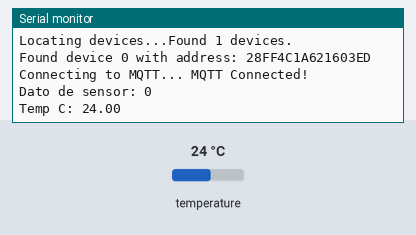
Recording of a sketch running on a simulated ESP8266 (NodeMCU). Shown: the last lines printed to the serial monitor. The inputs (shaded band) are chosen by the test bench; at power-on: temperature 24 °C. WiFi joins after 1.5 s; servers stay silent unless stated; no MQTT or app messages arrive unless stated.

Above: at 2.7 s.
2.8 s: temperature set to 12 °C
At 4.5 s:
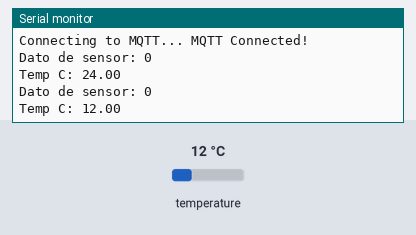
4.7 s: temperature set to 19 °C
At 5.6 s:
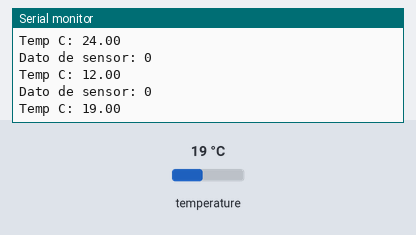
Timing chart, 0 to 7.7 s (numbered marks = the images above; inputs shaded):
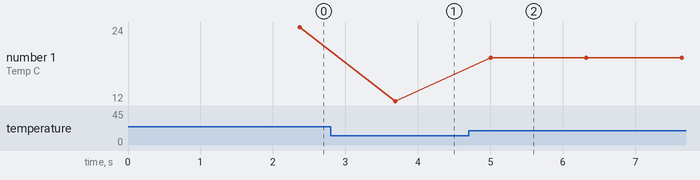

Measured:
- after the input at 2.8 s, the serial monitor: prints a new line after 0.89 s (image 1)
- after the input at 4.7 s, the serial monitor: prints a new line after 0.30 s (image 2)
- plotted number 1: 24 → 12 after the input at 2.8 s, 12 → 19 after the input at 4.7 s

The sketch:

ESP_SEN4_ADAF_V2.ino
```cpp
#include <OneWire.h>
#include <DallasTemperature.h>
#include <ESP8266WiFi.h>
//#include <WiFi.h>       //Si se quiere usar el esp32
#include <PubSubClient.h>

#include <WiFiClient.h>
#include "Adafruit_MQTT.h"
#include "Adafruit_MQTT_Client.h"

const char* ssid = "WiFi-Arnet-cg3e_2,4_EXT";       // wifi ssid
const char* password =  "l4p1c3r4.AZUL56";         // wifi password

unsigned long TiempoAnt;
int periodo = 120000;

/************************* DS18B20 Setup *********************************/

// Data wire is plugged TO GPIO 4
#define ONE_WIRE_BUS 2
// Setup a oneWire instance to communicate with any OneWire devices (not just Maxim/Dallas temperature ICs)
OneWire oneWire(ONE_WIRE_BUS);
// Pass our oneWire reference to Dallas Temperature.
DallasTemperature sensors(&oneWire);
// Number of temperature devices found
int numberOfDevices;
// We'll use this variable to store a found device address
DeviceAddress tempDeviceAddress;
char temp[15];
String strTemp = "";

/************************* Adafruit.io Setup *********************************/

#define AIO_SERVER      "io.adafruit.com" // io.adafruit.com   52.70.203.194
#define AIO_SERVERPORT  1883                   // use 8883 for SSL // 1883
#define AIO_USERNAME  "CUDAR"
#define AIO_KEY       "aio_Nawz95YkV3THMi0nrrnei0jocu0g"

/************ Global State (you don't need to change this!) ******************/

// Create an ESP8266 WiFiClient class to connect to the MQTT server.
WiFiClient client;

// Setup the MQTT client class by passing in the WiFi client and MQTT server and login details.
Adafruit_MQTT_Client mqtt(&client, AIO_SERVER, AIO_SERVERPORT, AIO_USERNAME, AIO_USERNAME, AIO_KEY);

/****************************** Feeds ***************************************/
// Notice MQTT paths for AIO follow the form: <username>/feeds/<feedname>
Adafruit_MQTT_Publish Temperatura_1 = Adafruit_MQTT_Publish(&mqtt, AIO_USERNAME "/feeds/Sensor_1");
Adafruit_MQTT_Publish Temperatura_2 = Adafruit_MQTT_Publish(&mqtt, AIO_USERNAME "/feeds/Sensor_2");
Adafruit_MQTT_Publish Temperatura_3 = Adafruit_MQTT_Publish(&mqtt, AIO_USERNAME "/feeds/Sensor_3");
Adafruit_MQTT_Publish Temperatura_4 = Adafruit_MQTT_Publish(&mqtt, AIO_USERNAME "/feeds/Sensor_4");

// Setup a feed called 'onoff' for subscribing to changes to the button
//Adafruit_MQTT_Subscribe salidaDigital = Adafruit_MQTT_Subscribe(&mqtt, AIO_USERNAME "/feeds/salidaDigital", MQTT_QOS_1);

void setup_wifi() {

  delay(10);
  // We start by connecting to a WiFi network
  Serial.println();
  Serial.print("Connecting to ");
  Serial.println(ssid);

  WiFi.begin(ssid, password);

  while (WiFi.status() != WL_CONNECTED) {
    delay(500);
    Serial.print(".");
  }

  Serial.println("");
  Serial.println("WiFi connected");
  Serial.println("IP address: ");
  Serial.println(WiFi.localIP());
}


void MQTT_connect() {
  int8_t ret;

  // Stop if already connected.
  if (mqtt.connected()) {
    return;
  }

  Serial.print("Connecting to MQTT... ");

  uint8_t retries = 3;
  while ((ret = mqtt.connect()) != 0) { // connect will return 0 for connected
       Serial.println(mqtt.connectErrorString(ret));
       Serial.println("Retrying MQTT connection in 10 seconds...");
       mqtt.disconnect();
       delay(10000);  // wait 10 seconds
       retries--;
       if (retries == 0) {
         // basically die and wait for WDT to reset me
         while (1);
       }
  }
  Serial.println("MQTT Connected!");
}

void setup() {
    // Inicia Serial
  Serial.begin(115200);
  Serial.println("");
  TiempoAnt = millis();

  setup_wifi();


  //##############  CONFIGURACION SENSOR DS18B20  #####################

  // Start up the library
  sensors.begin();
  // Grab a count of devices on the wire
  numberOfDevices = sensors.getDeviceCount();
  // locate devices on the bus
  Serial.print("Locating devices...");
  Serial.print("Found ");
  Serial.print(numberOfDevices, DEC);
  Serial.println(" devices.");

  // Loop through each device, print out address
  for(int i=0;i<numberOfDevices; i++){
    // Search the wire for address
    if(sensors.getAddress(tempDeviceAddress, i)){
      Serial.print("Found device ");
      Serial.print(i, DEC);
      Serial.print(" with address: ");
      printAddress(tempDeviceAddress);
      Serial.println();
    } else {
      Serial.print("Found ghost device at ");
      Serial.print(i, DEC);
      Serial.print(" but could not detect address. Check power and cabling");
    }
  }

}

void loop() {
  MQTT_connect();

    sensors.requestTemperatures(); // Send the command to get temperatures

  // Loop through each device, print out temperature data
  for(int i=0;i<numberOfDevices; i++){
    // Search the wire for address
    if(sensors.getAddress(tempDeviceAddress, i)){
      // Output the device ID
      Serial.print("Dato de sensor: ");
      Serial.println(i,DEC);
      // Print the data
      float tempC = sensors.getTempC(tempDeviceAddress);
      Serial.print("Temp C: ");
      Serial.print(tempC);
      strTemp=String(tempC,1);
      strTemp.toCharArray(temp, 15);

      switch(i){
        case 0:
          Temperatura_1.publish(temp);
          Serial.print("\n");
          break;
        case 1:
          Temperatura_2.publish(temp);
          Serial.print("\n");
          break;
        case 2:
          Temperatura_3.publish(temp);
          Serial.print("\n");
          break;
        default:
          Temperatura_4.publish(temp);
          Serial.print("\n");

      }

    }
  }

  if( (millis() - TiempoAnt) >= periodo){
    TiempoAnt = millis();
  }


  // this is our 'wait for incoming subscription packets and callback em' busy subloop
  // try to spend your time here:
  mqtt.processPackets(500);

  // ping the server to keep the mqtt connection alive
  // NOT required if you are publishing once every KEEPALIVE seconds

  // if(! mqtt.ping()) {
  //   mqtt.disconnect();
  // }

}

// function to print a device address
void printAddress(DeviceAddress deviceAddress) {
  for (uint8_t i = 0; i < 8; i++){
    if (deviceAddress[i] < 16) Serial.print("0");
      Serial.print(deviceAddress[i], HEX);
  }
}
```
